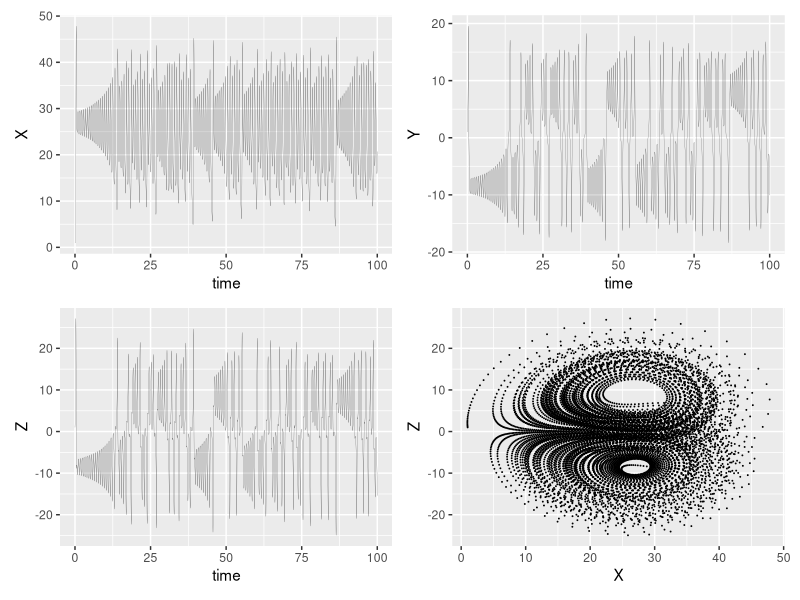

Write R code to recreate this figure.
require(deSolve) # for solving the ODE
require(ggplot2) # for producing quality plots
require(dplyr) # for manipulating data easily
require(patchwork) # for arranging plots

# Consider the package vignette:
# https://cran.r-project.org/web/packages/deSolve/vignettes/deSolve.pdf

# I will show how I solve the first system of equations dX/dt, dY/dt, dZ/dt.

# Parameters
# (these need to be assigned using <- not = because they need to be read
# into the lorenz function)
a <- -8/3
b <- -10
c <- 28

# Initial conditions
X0 = 1
Y0 = 1
Z0 = 1

# This is a vector of the values of time that you want solutions for:
times = seq(0, 100, by = 0.01)

# Model
lorenz<-function(t,y,parms){
  # y is a vector of your dependent variables, but it is nice if they
  # have symbols the same as how you wrote your model. This will help
  # you minimize errors in writing down the model equations.
  X = y[1]
  Y = y[2]
  Z = y[3]
  # If you don't have 3 dependent variables you are going to need to modify
  # the above.
  
  # The parameters are read in because they have global scope due to the <-
  dX = a*X + Y*Z
  dY = b*(Y-Z)
  dZ = -X*Y + c*Y - Z
  
  # the ode() function wants your rates of change returned as a list (after you
  # first make them a vector)
  
  # you need to keep the order the variables consistent.
  return(list(c(dX,dY,dZ)))
}

# Now we have defined all the quantities needed to run the ode() function
# which will return the values of X(t), Y(t), and Z(t) which is what we want
# to know.
out = ode(y = c(X0,Y0,Z0), times = times, func = lorenz, parms = NULL)
# This output is not a dataframe and I am much better at plotting from
# data.frames so I change it over to make plots.
out = data.frame(out)

# The names of the variables are X1, X2, and X3 so lets use the dplyr function
# rename to change them to better names

out = rename(out, X = X1, Y = X2, Z = X3)

# We might as well use ggplot2 for the plotting because base R plot() doesn't
# produce publication standard figures.

g1=ggplot(data=out, aes(x=time))+
  geom_line(aes(y=X), linewidth =0.05)

g2=ggplot(data=out, aes(x=time))+
  geom_line(aes(y=Y), linewidth = 0.05)

g3=ggplot(data=out, aes(x=time))+
  geom_line(aes(y=Z), linewidth = 0.05)

g4=ggplot(data=out, aes(x=X))+
  geom_point(aes(y=Z), size = 0.005)

# joining the plots together 
g5 = g1+g2+g3+g4

# This is good practice to export your graphs. Helps with sizing in
# reports and publications
ggsave("~/Desktop/figure.png", width = 10, height = 8, units = "cm")
